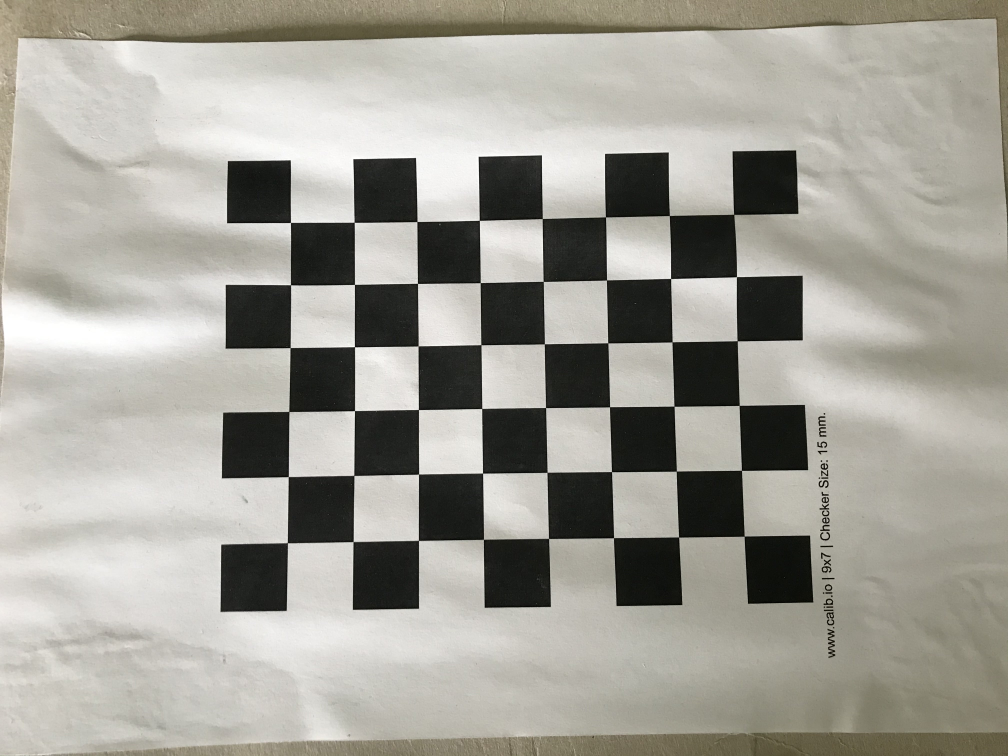
#> input picture calib_data_linear/IMG_3824.jpg, 4032 x 3024 px (shown at 1/4 size)
$ python linear_calibration.py
#> lines starting #> are read from the running program, lines starting #| are printed output that depends on the picture; after the words box and inside, x2 and y2 are one past the last pixel; in counts of white or black regions, pixels touching at a corner belong together; long printed decimals are rounded
### common.py
import cv2
import numpy as np

def chessboard_3DPoints(board_size, square_size):
    """
    - board_size: a tuple (rows,columns) representing the number of rows and columns of the board.
    - square_size: the size of a square (cell) on the board in mm
    """

    corners = []
    for col in range(0, board_size[1]):
        for row in range(0, board_size[0]):
            corners.append((row * square_size, col * square_size, 0))
    return corners

def detect_chessboard_corners(image, board_size, square_size):
    gray_image = cv2.cvtColor(image, cv2.COLOR_BGR2GRAY)
    criteria = (cv2.TERM_CRITERIA_EPS + cv2.TERM_CRITERIA_MAX_ITER, 30, 0.1)
    ret, corners = cv2.findChessboardCorners(gray_image, board_size)
    if ret: #found chessboard corners
        print(f"Detected {corners.shape} corners in image")
        cv2.cornerSubPix(gray_image, corners, (3,3), (-1,-1), criteria)
        cv2.drawChessboardCorners(image, board_size, corners, ret)
    else:
        raise ValueError("Failed to detect corners in image")

    return (corners, image)

### linear_calibration.py
import cv2
import numpy as np
from common import chessboard_3DPoints, detect_chessboard_corners

def min_SVD(A, full_matrices=True):
    U, D, V = np.linalg.svd(A, full_matrices=full_matrices)
    min_eigenvalue_idx = np.argmin(D)
    min_eigenvector = V[:,min_eigenvalue_idx]
    return min_eigenvector

if __name__ == "__main__":
    """
    TODO: Summarise all the steps here
    """

    """
    - Find the chessboard corners in all the images
    - Compute the real world 3D positions of the chessboard corners
    - See AraSLAM calibration https://github.com/Lxrd-AJ/AraSLAM/blob/master/src/calibration/calibrator.cc for similar code
        for doing this in OpenCV
    """
    pattern = cv2.imread('./calib_data_linear/IMG_3824.jpg')
#> pattern is the input picture: shape (3024, 4032, 3); mean B, G, R 151.2, 159.6, 161.6
    pattern = cv2.resize(pattern, (1008, 756), interpolation=cv2.INTER_AREA)
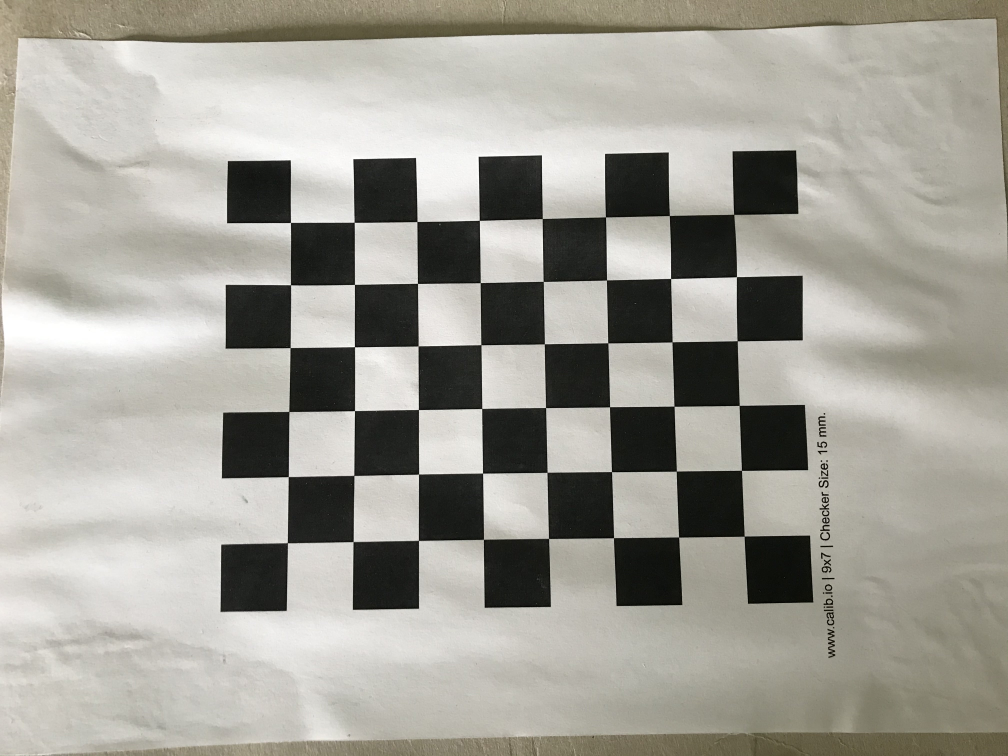
#> pattern: shape (756, 1008, 3); mean B, G, R 151.2, 159.6, 161.6
    cv2.imshow('image',pattern)
    cv2.waitKey(1000)

    points3D = chessboard_3DPoints((8,6), 15)
    #Actual chessboard is 7x9 (potrait) but corner detection fails on that, so 6x8 (portrait) is
    # changed to 8x6 landscape and used
    corners, image_result = detect_chessboard_corners(pattern, (8,6), 15)
#> in detect_chessboard_corners, `gray_image = cv2.cvtColor(image, cv2.COLOR_BGR2GRAY)`:
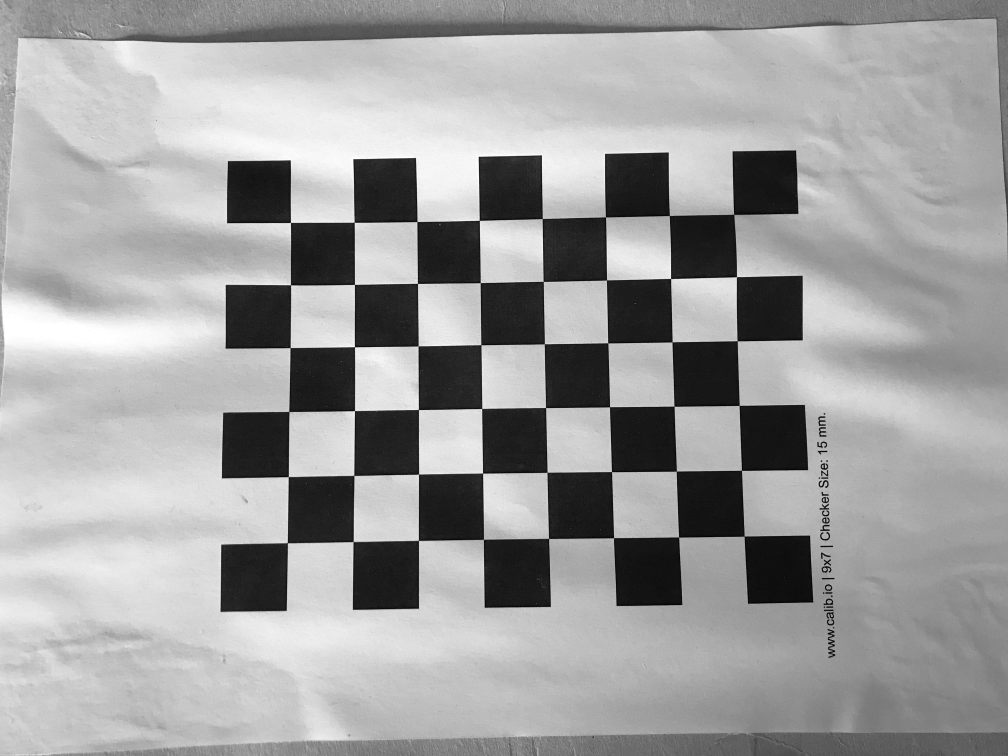
#> gray_image: shape (756, 1008); min 3, max 255, mean 159.2
#> in detect_chessboard_corners, `ret, corners = cv2.findChessboardCorners(gray_image, board_size)`: ret = True; corners = 48 rows, first 8: [290.5, 222.4], [354.1, 222.2], [417.1, 221.5], [479.1, 220.2], [542.1, 218.6], [605.5, 217], [669.1, 215.5], [733.7, 213.9]
#| Detected (48, 1, 2) corners in image
#> in detect_chessboard_corners, `cv2.drawChessboardCorners(image, board_size, corners, ret)`:
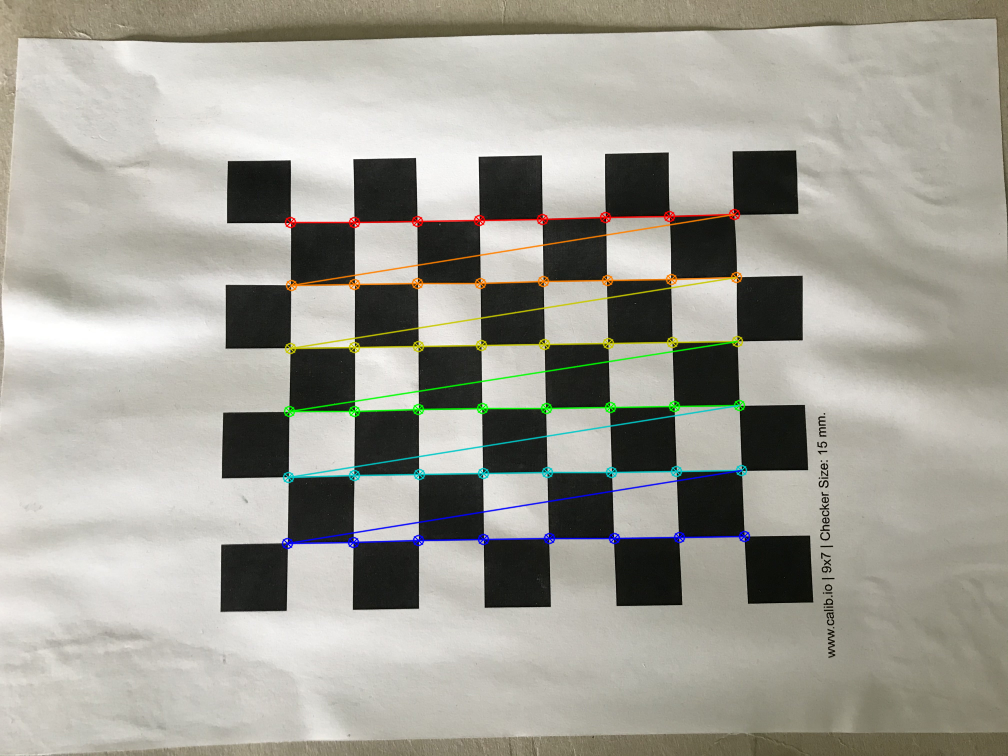
#> image: shape (756, 1008, 3); 2.45% of pixels changed, all inside (x1, y1, x2, y2) = (281, 208, 751, 550)
#> corners = 48 rows, first 8: [290.5, 222.5], [354.2, 222.3], [416.9, 221.5], [479.3, 220.4], [542.3, 218.5], [605.5, 216.8], [669.4, 215.5], [733.7, 214.3]

    cv2.imshow('Detected corners', image_result)

    rows = len(points3D) * 2
    A = np.zeros((rows,12))

    matched_points = list(zip(points3D, corners))
#> matched_points = 48 items
    idx = 0 #used to index into matrix `A`
    for point3D, point2D in matched_points:
        point2D = point2D[0]
        X_Y_Z_1 = (*point3D,1)
        A[idx,0:4] = X_Y_Z_1
        A[idx,8:] = list(map(lambda p: p * -point2D[0], X_Y_Z_1))

        A[idx+1,4:8] = X_Y_Z_1
        A[idx+1,8:] = list(map(lambda p: p * -point2D[1], X_Y_Z_1))

        idx += 2
#> this loop made 48 passes
#> (point2D, X_Y_Z_1, idx) on passes 1 to 12: ([290.5, 222.5], (0, 0, 0, 1), 2), ([354.2, 222.3], (15, 0, 0, 1), 4), ([416.9, 221.5], (30, 0, 0, 1), 6), ([479.3, 220.4], (45, 0, 0, 1), 8), ([542.3, 218.5], (60, 0, 0, 1), 10), ([605.5, 216.8], (75, 0, 0, 1), 12), ([669.4, 215.5], (90, 0, 0, 1), 14), ([733.7, 214.3], (105, 0, 0, 1), 16), ([290.5, 284.7], (0, 15, 0, 1), 18), ([354.5, 284.4], (15, 15, 0, 1), 20), ([417.5, 283.4], (30, 15, 0, 1), 22), ([480.3, 282.6], (45, 15, 0, 1), 24)
#> after the loop, idx = 96


    """
    - TODO:

        1.  Compute image center from orthocenter! 2.  Compute the Intrinsic matrix (6.8)!
        3.  Compute solution with SVD!
        4.  Compute gamma and alpha!
        5.  Compute R (and normalize)! 6.  Compute fx and and Tz!
    """
    # np.set_printoptions(threshold=np.inf, linewidth=200) #debugging only
    # to solve for P s.t AP = 0
    AA = A.T @ A
    P = min_SVD(AA)
#> in min_SVD, `U, D, V = np.linalg.svd(A, full_matrices=full_matrices)`: D = [1.44e+11, 1.74e+10, 2639642.5, 243240.2, 44117.9, 3063.3, 916.8, 7.99, 0.000191, 4.02e-12, 2.23e-17, 0]
#> in min_SVD, `min_eigenvalue_idx = np.argmin(D)`: min_eigenvalue_idx = 11
#> in min_SVD, `min_eigenvector = V[:,min_eigenvalue_idx]`: min_eigenvector = [0.0113, -0.00351, -0.999, -0.000675, 0.00252, 0.00511, -0.0372, -0.000178, 0.00272, 5.02e-10, -1.33e-12, 0]
#> P has the same summary as min_eigenvector in min_SVD
    P = P.reshape(3,4)
#> P = [[0.0113, -0.00351, -0.999, -0.000675], [0.00252, 0.00511, -0.0372, -0.000178], [0.00272, 5.02e-10, -1.33e-12, 0]]
    print(f"Derived projection matrix:\n{P}\n")
#| Derived projection matrix:
#| [[ 1.12528122e-02 -3.51292715e-03 -9.99219519e-01 -6.75220704e-04]
#|  [ 2.52480254e-03  5.11351526e-03 -3.71611732e-02 -1.77899497e-04]
#|  [ 2.72469513e-03  5.01592544e-10 -1.32716624e-12  0.00000000e+00]]

    camera_center = min_SVD(P, full_matrices=False)
#> camera_center = [-1, -0.00228, 0.0116]
    print(f"Camera center:\n{camera_center}\n")
#| Camera center:
#| [-0.9999 -0.002278   0.01159]

    M = P[:,:3]
#> M = [[0.0113, -0.00351, -0.999], [0.00252, 0.00511, -0.0372], [0.00272, 5.02e-10, -1.33e-12]]
    R, K = np.linalg.qr(M)
#> R = [[-0.95, 0.239, -0.203], [-0.213, -0.967, -0.14], [-0.23, -0.0893, 0.969]]; K = [[-0.0119, 0.00225, 0.957], [0, -0.00578, -0.202], [0, 0, 0.208]]

    print(f"Calibration Matrix K:\n{K}\n")
#| Calibration Matrix K:
#| [[-0.01185  0.002246  0.9568]
#|  [ 0.         -0.005783 -0.2025]
#|  [ 0.          0.          0.2083]]
    print(f"Rotation Matrix R:\n{R}\n")
#| Rotation Matrix R:
#| [[-0.9496  0.2386 -0.2033]
#|  [-0.2131 -0.967 -0.1397]
#|  [-0.2299 -0.08932  0.9691]]
    assert np.allclose(M, R @ K), "QR decomposition"

    t = -(R @ camera_center)
#> t = [-0.947, -0.214, -0.241]
    print(f"Camera Translation t:\n{t}\n")
#| Camera Translation t:
#| [-0.9466 -0.2136  -0.2413]


    # cv2.waitKey(0)
    cv2.destroyAllWindows()


    """
    For computing the reprojections, see
        - https://towardsdatascience.com/inverse-projection-transformation-c866ccedef1c
    """
